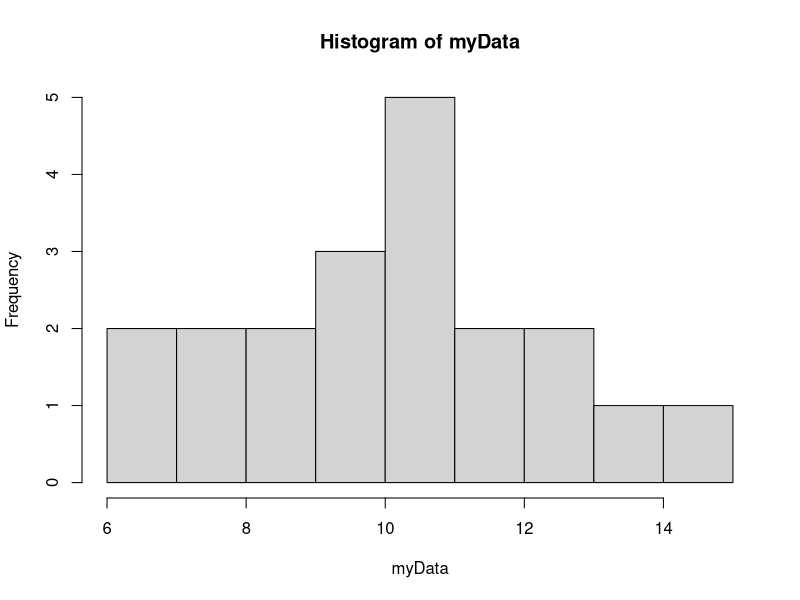
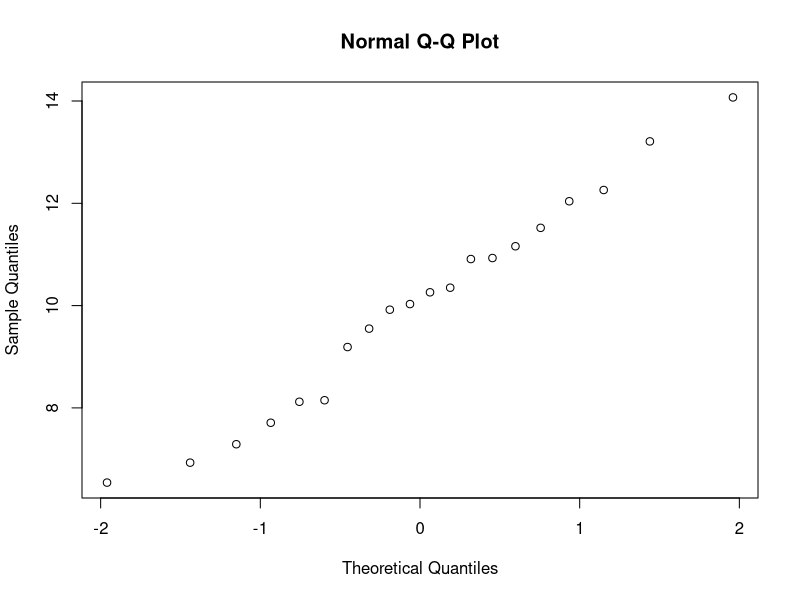

These figures' R source, in order:
## ---- chunk 1
knitr::opts_chunk$set(echo = TRUE, warning = FALSE, message = FALSE, fig.align = "center", comment = NA)
library(tidyverse)
## ---- chunk 2
times <- c(10.2,6,12.2,6,6,13.5,9.5,11.2,9.1,14.7)

ybar <- mean(times)#12.5
s <- sd(times)#2
n <- length(times)#25
CIlev <- .95


df <- n-1

alpha <- 1-CIlev
alphaovertwo <- alpha/2
oneminusalphaovertwo <- 1- alpha/2
tstar <- qt(oneminusalphaovertwo,df)

tstar #t in a CI formula

LowMu <- ybar - tstar * s/sqrt(n)
UpMu <- ybar + tstar * s/sqrt(n)

CI <- c(LowMu, UpMu)

cat("The ", CIlev*100, " % confidence interval for mu is", CI)
## ---- chunk 3
ybar <- 12.5
s <- 2

n <- 25
## ---- chunk 4
#Step 1:  Formulate Hypotheses (PARAMETERS)

mu0 <- 10 #This is the value in H0 : mu = mu0
## ---- chunk 5
# Step 2:  Calcualte the standardized test statistic
tstat <- 1.76 #(ybar - mu0)/(s/sqrt(n))

cat("The t-stat is",tstat)
## ---- chunk 6
#P-value = P(get what you got or more when Ho is true)

df <- 24 #n - 1 # degrees of freedom

#less
LTPval<- pt(tstat,df)

#more
GTPval<- 1-pt(tstat,df)

#not equal
NEPval <- 2*pt(-abs(tstat), df)

list(Less=LTPval,Greater=GTPval,NotEqual=NEPval)

## ---- chunk 7
#Statistical conclusion: A) Reject Ho if P-val < alpha (use .05 if none given)
#                         B) Fail to reject Ho if P-val > alpha

#English conclusion: A) There IS evidence of Ha (written to match problem)
#                     B) There is NOT evidence of Ha.

# End of Hypotheses about the mean
## ---- chunk 8
CIlev <- .95
s <- 29.31
ME <- 0.02

alpha <- 1-CIlev
alphaovertwo <- alpha/2
oneminusalphaovertwo <- 1- alpha/2
zinCI <- qnorm(oneminusalphaovertwo)

nprelim <- (zinCI * s/ME)^2
df <- nprelim-1

tstar <- qt(oneminusalphaovertwo,df)

nfinal <- (tstar * s/ME)^2
ceiling(nfinal)
## ---- chunk 9

myData <- c(10.26, 10.35,  8.12, 13.21, 11.52, 12.26,  8.15,  7.71,  7.29, 10.93, 10.91,  6.54, 11.16,  9.92,  9.19,  6.93, 12.04,  9.55, 14.07, 10.03)

# Methods I: Histogram - If the graph look symmetric and bell shaped data is nearly normal 

hist(myData)

# Methods II: QQ plot - If the plotted points follow the identity line, data is nearly normal 

qqnorm(myData)

